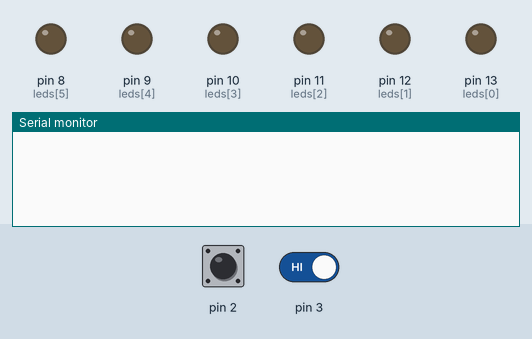
Bench run of a sketch on a simulated Arduino Uno, built with avr-gcc and run on an emulated ATmega328P. Shown: output pins drawn as LEDs (lit = HIGH), the last lines printed to the serial monitor. The test bench sets the inputs (shaded band); at power-on: pin 2 HIGH, pin 3 HIGH.

Above: at 1.2 s.
1.3 s: pin 2 driven LOW
At 2.2 s:
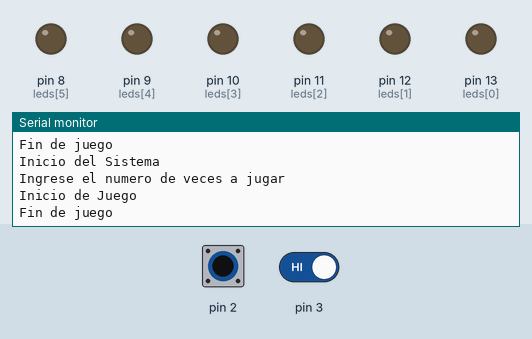
2.8 s: pin 2 driven HIGH and pin 3 driven LOW
At 3.9 s:
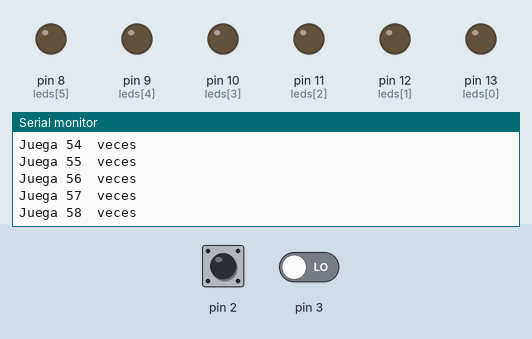
4.4 s: pin 2 driven LOW
At 5.1 s:
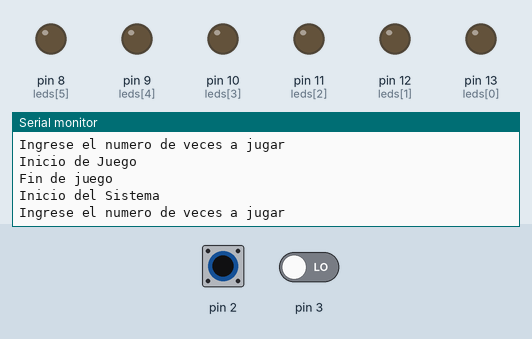
7.4 s: pin 2 pulsed HIGH 2 times (0.12 s each, 0.3 s apart)
Timing chart, 0 to 10.4 s (numbered marks = the images above; inputs shaded):
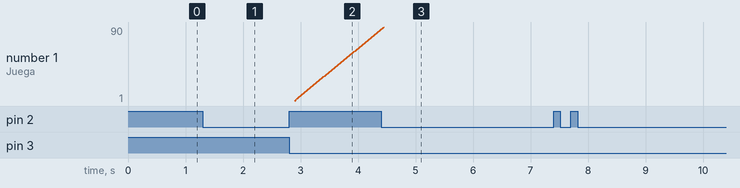

The sketch:

DiazRaul_DEBER_4.2_SE.ino
```cpp
/*
* DEBER 4.2_SE - Interrupciones
* Nombre: Díaz Raúl
*
*Instrucciones:  Realizar la modificación correspondiente en el código 16 que se utilizó en clase,
*                para que al iniciar el sistema solicite el número de veces a jugar y se comience
*                a ejecutar de forma normal desde el inicio.
*
*/

const int leds[6]={13,12,11,10,9,8};
 int on=0;                              //int0
 int cont;                              //int1
 int i;                                 //variable de conteo
 int j=0;                               //variable de conteo


 void setup(){
  for(i=0;i<6;i++){                     //configuración de los leds
    pinMode(leds[i],OUTPUT);
  }
  i=0;
  Serial.begin(9600);                   //activación de la comunicación serial
  attachInterrupt(0,activacion,LOW);    //interrupt 0 habilitada
  attachInterrupt(1,contador,LOW);      //interrupt 1 habilitada
 }

 void loop(){
  if(on==2){
    for (;i<cont;i++){
      for(j=0;j<6;j++){
        digitalWrite(leds[j],HIGH);
        delay (200);
        digitalWrite(leds[j],LOW);
        delay (200);
      }
    }
  }
 }


 void activacion(){
  switch(on){                           //opciones de los botones
    case 0:

    Serial.println("Inicio del Sistema");
   on++;
    Serial.println("Ingrese el numero de veces a jugar");

    cont=0;

    break;
    case 1:
     on++;
    Serial.println("Inicio de Juego");

    break;
    case 2:
    Serial.println("Fin de juego");
  on++;
    on=0;
    i=0;

    break;
  }
 }


 void contador(){
  if(on==1){
    cont++;
    Serial.println(String("Juega ")+String(cont)+String("  veces"));
  }
 }
```

Measured:
- after the input at 1.3 s, the serial monitor: prints a new line at once (image 1)
- after the input at 2.8 s, the serial monitor: prints a new line after 0.10 s (image 2)
